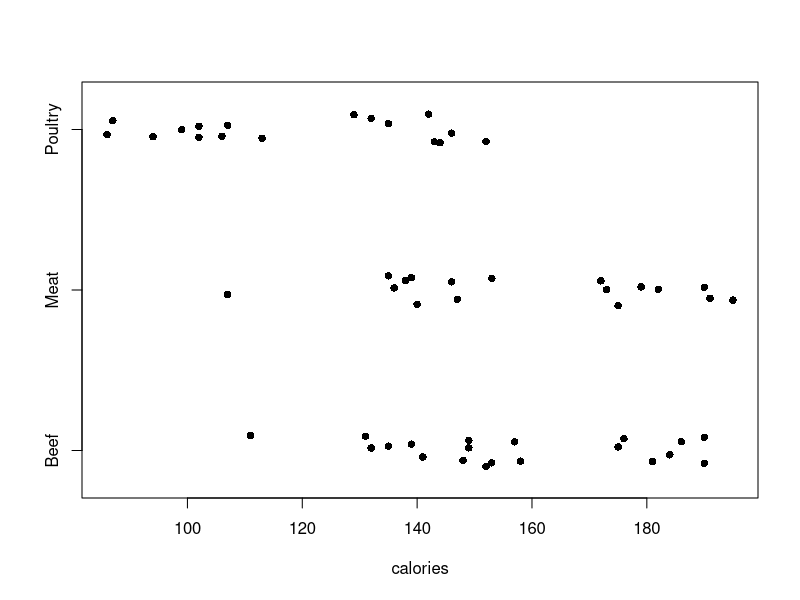

Here is the R script that generated this plot:
## ---- chunk 1
setwd("C:/Users/krgross/Documents/GitHub/st512-course-notes/")
## ---- chunk 2
knitr::opts_chunk$set(fig.width = 5, fig.height = 4.5, fig.align = "center") 
## ---- chunk 3
hotdog <- read.table("data/hotdog.txt", head = T)
with(hotdog, stripchart(calories ~ type, method = "jitter", pch = 16))
